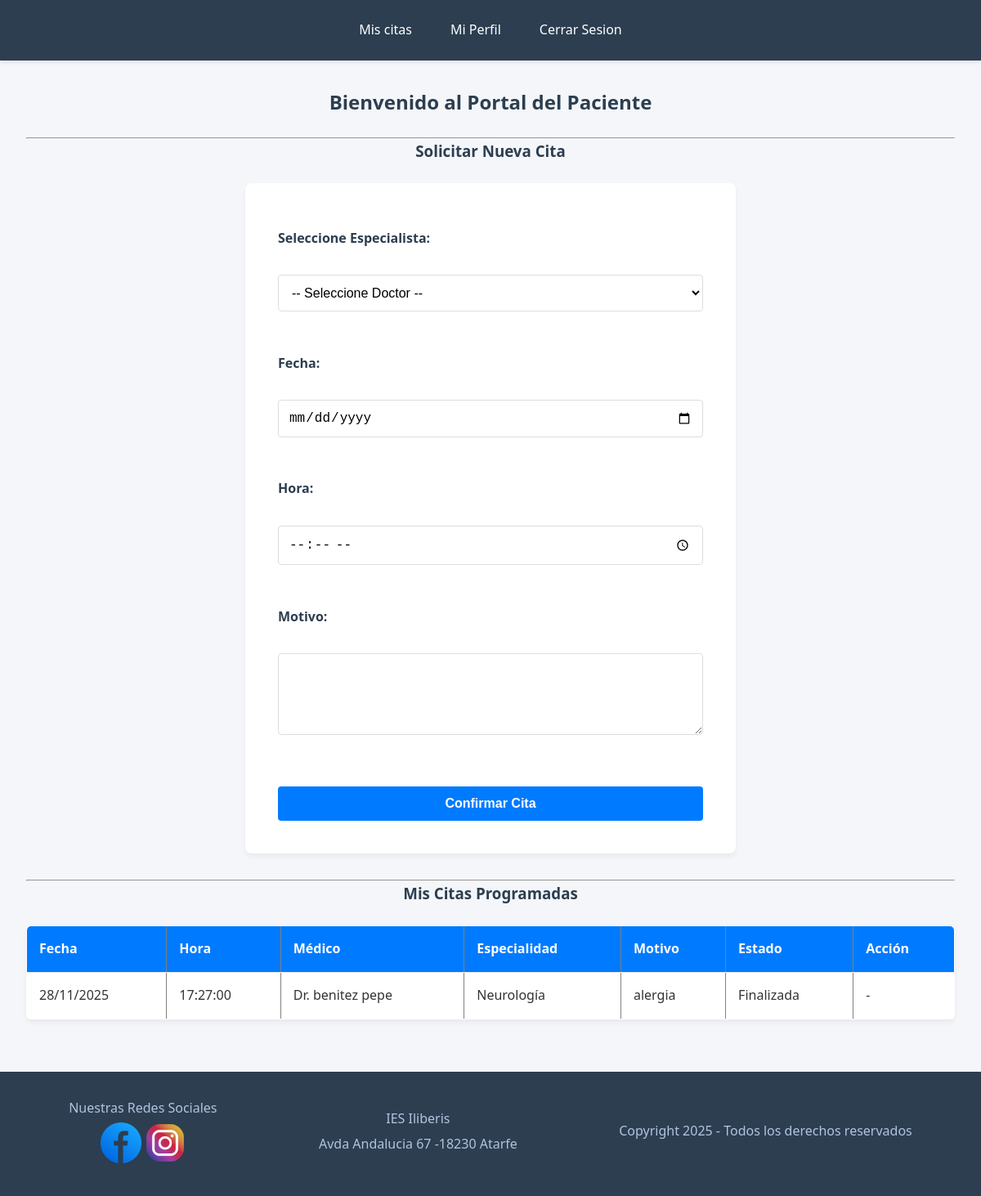
Page /paciente_citas.php (signed in) on the committed database.
### tables this page shows
CREATE TABLE `cita` (
  `id_cita` int(11) NOT NULL,
  `paciente_id` int(11) NOT NULL,
  `medico_id` int(11) NOT NULL,
  `especialidad_id` int(11) NOT NULL,
  `fecha` date NOT NULL,
  `hora` time NOT NULL,
  `motivo` text DEFAULT NULL
);

CREATE TABLE `medico` (
  `id_medico` int(11) NOT NULL,
  `nombre` varchar(100) NOT NULL,
  `apellidos` varchar(150) NOT NULL,
  `especialidad_id` int(11) NOT NULL,
  `email` varchar(120) DEFAULT NULL,
  `telefono` varchar(20) DEFAULT NULL
);

CREATE TABLE `especialidad` (
  `id_especialidad` int(11) NOT NULL,
  `nombre` varchar(100) NOT NULL
);

### paciente_citas.php (the view, shortened to what this page needs)
<?php
include("conexion_db.php");
include("paciente_header.php");
$id_paciente = $_SESSION['paciente_id'];
?>
<!DOCTYPE html>
<html lang="es">
<head>
</head>
<body>
    <div>
        <h2>Bienvenido al Portal del Paciente</h2>
    </div>
    <hr>
    <div>
        <h3>Solicitar Nueva Cita</h3>
        <form method="POST">
            <label>Seleccione Especialista:</label><br>
            <select name="medico_id" required>
                <option value="">-- Seleccione Doctor --</option>
            </select>
            <br><br>
            <label>Fecha:</label><br>
            <input type="date" name="fecha" min="<?php echo date('Y-m-d'); ?>" required>
            <br><br>
            <label>Hora:</label><br>
            <input type="time" name="hora" required>
            <br><br>
            <label>Motivo:</label><br>
            <textarea name="motivo" required></textarea>
            <br><br>
            <input type="submit" name="pedir_cita" value="Confirmar Cita">
        </form>
    </div>
    <hr>
    <h3>Mis Citas Programadas</h3>
    <table border="1">
        <thead>
            <tr>
                <th>Fecha</th>
                <th>Hora</th>
                <th>Médico</th>
                <th>Especialidad</th>
                <th>Motivo</th>
                <th>Estado</th>
                <th>Acción</th>
            </tr>
        </thead>
        <tbody>
            <?php
            $q_citas = "SELECT c.*, m.nombre as m_nom, m.apellidos as m_ape, e.nombre as esp_nom
                        FROM cita c
                        JOIN medico m ON c.medico_id = m.id_medico
                        JOIN especialidad e ON c.especialidad_id = e.id_especialidad
                        WHERE c.paciente_id = '$id_paciente'
                        ORDER BY c.fecha DESC";
            $res_citas = mysqli_query($conexion, $q_citas);
            while($fila = mysqli_fetch_assoc($res_citas)) {
                $fecha_cita = date("d/m/Y", strtotime($fila['fecha']));
                $es_pasada = ($fila['fecha'] < date('Y-m-d'));
                $estado_texto = $es_pasada ? "Finalizada" : "Pendiente";
            ?>
            <tr>
                <td><?php echo $fecha_cita; ?></td>
                <td><?php echo $fila['hora']; ?></td>
                <td>Dr. <?php echo $fila['m_ape']." ".$fila['m_nom']; ?></td>
                <td><?php echo $fila['esp_nom']; ?></td>
                <td><?php echo $fila['motivo']; ?></td>
                <td><?php echo $estado_texto; ?></td>
                <td>
                    <?php if (!$es_pasada): ?>
                        <a href="paciente_citas.php?cancelar_id=<?php echo $fila['id_cita']; ?>"
                           onclick="return confirm('¿Cancelar cita?');">
                           Cancelar
                        </a>
                    <?php else: ?>
                        -
                    <?php endif; ?>
                </td>
            </tr>
            <?php } ?>
        </tbody>
    </table>
<?php include("footer.php"); ?>

### css/estilo.css (style rules this page uses)
* { margin: 0; padding: 0; box-sizing: border-box; }
body { font-family: 'Segoe UI', Tahoma, Geneva, Verdana, sans-serif; background-color: #f4f6f9; color: #333333; line-height: 1.6; display: flex; flex-direction: column; min-height: 100vh; }
h1, h2, h3 { color: #2c3e50; margin-bottom: 1.5rem; text-align: center; }
form { background-color: #ffffff; padding: 2.5rem; border-radius: 8px; box-shadow: 0 4px 6px rgba(0,0,0,0.05); max-width: 600px; margin: 0 auto 2rem auto; }
label { display: block; margin-bottom: 6px; font-weight: 600; color: #2c3e50; margin-top: 15px; }
input[type="text"], input[type="password"], input[type="email"], input[type="date"], input[type="time"], input[type="tel"], input[type="number"], select, textarea { width: 100%; padding: 12px; margin-bottom: 10px; border: 1px solid #ddd; border-radius: 4px; font-size: 1rem; background-color: #fff; transition: border-color 0.3s; }
textarea { resize: vertical; min-height: 100px; }
input[type="submit"], button { background-color: #007bff; color: #ffffff; border: none; padding: 12px; border-radius: 4px; cursor: pointer; font-size: 1rem; font-weight: bold; width: 100%; margin-top: 20px; transition: background 0.3s, transform 0.1s; }
table { width: 100%; border-collapse: collapse; background-color: #ffffff; box-shadow: 0 4px 6px rgba(0,0,0,0.05); margin-bottom: 2rem; border-radius: 6px; overflow: hidden; }
thead { background-color: #007bff; color: #ffffff; }
th, td { padding: 15px; text-align: left; border-bottom: 1px solid #eee; }

### rows in the picture
cita: fecha "28/11/2025", hora "17:27:00", medico.apellidos "benitez", medico.nombre "pepe", especialidad.nombre "Neurología", motivo "alergia"
